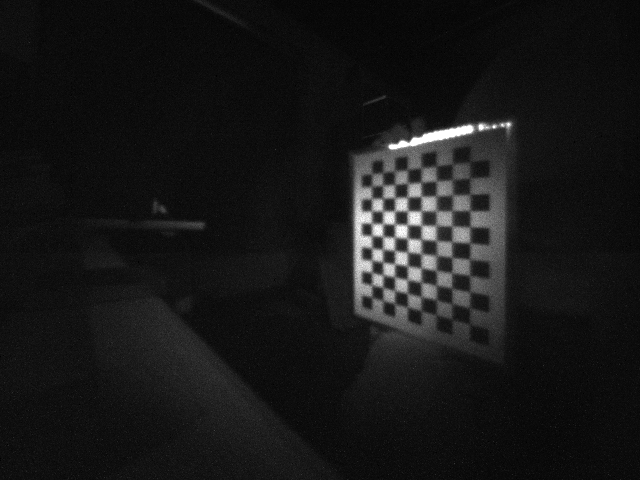
#> input picture data/Cam1-Cam2_extrinsic/ImgDatas_Cam1/2024_09_23_08_36_15_100_2_.png, 640 x 480 px; its folder holds 4 pictures in this run
$ jupyter execute --allow-errors fisher_calibration_extrinisic.ipynb   (text cells are left out)
#> lines starting #> are read from the running program, lines starting #| are printed output that depends on the picture; pictures that were not available may be replaced by others from this repository, and a replacement may not be noted
#> (reads Matrix_calibration/Cam1_Fisher_Intrinsic.npz from the repository)
#> (reads Matrix_calibration/Cam2_Fisher_Intrinsic.npz from the repository)
[cell 1]
import cv2 as cv
import cv2
import glob
import numpy as np
import pandas as pd
import matplotlib.pyplot as plt
import os
from matplotlib.ticker import MultipleLocator

[cell 2]
def fisher_stereo_calibrate(mtx1, dist1, mtx2, dist2, frames_folder, flag, save_path=''):
#> called with mtx1 = array of shape (3, 3), dist1 = array of shape (4, 1), mtx2 = array of shape (3, 3), dist2 = array of shape (4, 1), frames_folder = './data/Cam1-Cam2_extrinsic', flag = 'Cam2'
    try:
        os.makedirs(save_path)
    except:
        print("save_path 文件夹已创建")
    #read the synched frames
    images_names1 = glob.glob(os.path.join(frames_folder,'ImgDatas_Cam1/*'))
    images_names1 = sorted(images_names1)
    images_names2 = glob.glob(os.path.join(frames_folder,'ImgDatas_Cam2/*'))
    images_names2 = sorted(images_names2)
    # c1_images_names = images_names[:len(images_names)//2]
    # c2_images_names = images_names[len(images_names)//2:]
    c1_images_names = images_names1
    c2_images_names = images_names2
    c1_images = []
    c2_images = []
    for im1, im2 in zip(c1_images_names, c2_images_names):
        _im = cv.imread(im1, 1)
        c1_images.append(_im)

        _im = cv.imread(im2, 1)
        c2_images.append(_im)

    #change this if stereo calibration not good.
    criteria = (cv.TERM_CRITERIA_EPS + cv.TERM_CRITERIA_MAX_ITER, 50, 1e-6)

    rows = 11 #number of checkerboard rows.
    columns = 8 #number of checkerboard columns.
    world_scaling = 20. #change this to the real world square size. Or not.

    #coordinates of squares in the checkerboard world space
    objp = np.zeros((rows*columns,3), np.float32)
    objp[:,:2] = np.mgrid[0:rows,0:columns].T.reshape(-1,2)
    objp = world_scaling* objp

    #frame dimensions. Frames should be the same size.
    width = c1_images[0].shape[1]
#> width = 640
    height = c1_images[0].shape[0]
#> height = 480

    #Pixel coordinates of checkerboards
    imgpoints_left = [] # 2d points in image plane.
    imgpoints_right = []

    #coordinates of the checkerboard in checkerboard world space.
    objpoints = [] # 3d point in real world space

    for idx, (frame1, frame2) in enumerate(zip(c1_images, c2_images)):

        c_ret1, corners1 = cv.findChessboardCorners(frame1, (rows, columns), flags = cv.CALIB_CB_ADAPTIVE_THRESH+cv.CALIB_CB_NORMALIZE_IMAGE)
        c_ret2, corners2 = cv.findChessboardCorners(frame2, (rows, columns), flags = cv.CALIB_CB_ADAPTIVE_THRESH+cv.CALIB_CB_NORMALIZE_IMAGE)
        print(c1_images_names[idx],c_ret1, c2_images_names[idx], c_ret2)


        if c_ret1 == True and c_ret2 == True:
            print(c1_images_names[idx], c2_images_names[idx])
            gray1 = cv.cvtColor(frame1, cv.COLOR_BGR2GRAY)
            gray2 = cv.cvtColor(frame2, cv.COLOR_BGR2GRAY)

            corners1 = cv.cornerSubPix(gray1, corners1, (3, 3), (-1, -1), criteria)
            corners2 = cv.cornerSubPix(gray2, corners2, (3, 3), (-1, -1), criteria)

            cv.drawChessboardCorners(frame1, (rows, columns), corners1, c_ret1)
            # if save_path != '':
            #     cv.imwrite(os.path.join(save_path, os.path.basename(c1_images_names[idx])), frame1)
            # cv.imshow('img', frame1)

            cv.drawChessboardCorners(frame2, (rows, columns), corners2, c_ret2)
            # [4 lines of commented-out code are left out]


            height = frame1.shape[0]
            width = frame1.shape[1] * 2
            resized_frame2 = cv2.resize(frame2, (frame1.shape[1], frame1.shape[0]))

            output = np.zeros((height, width, 3), dtype=np.uint8)
            output[0:frame1.shape[0], 0:frame1.shape[1]] = frame1
            output[0:resized_frame2.shape[0], resized_frame2.shape[1]:] = resized_frame2
            if save_path != '':
                cv.imwrite(os.path.join(save_path, os.path.basename(c1_images_names[idx])), output)
            cv.imshow('frame', output)
            cv.waitKey(500)
            objpoints.append(objp)
            imgpoints_left.append(corners1)
            imgpoints_right.append(corners2)

        else:
            os.remove(c1_images_names[idx])
            os.remove(c2_images_names[idx])
#> this loop made 1 pass
#> (c_ret1, c_ret2, height, width) on pass 1: (True, True, 480, 1280)
#| ./data/Cam1-Cam2_extrinsic/ImgDatas_Cam1/2024_09_23_08_36_15_100_2_.png True _only/2024_09_23_08_36_15_100_2_.png True
#| ./data/Cam1-Cam2_extrinsic/ImgDatas_Cam1/2024_09_23_08_36_15_100_2_.png _only/2024_09_23_08_36_15_100_2_.png
#> pass 1, in fisher_stereo_calibrate, `resized_frame2 = cv2.resize(frame2, (frame1.shape[1], frame1.shape[0]))`:
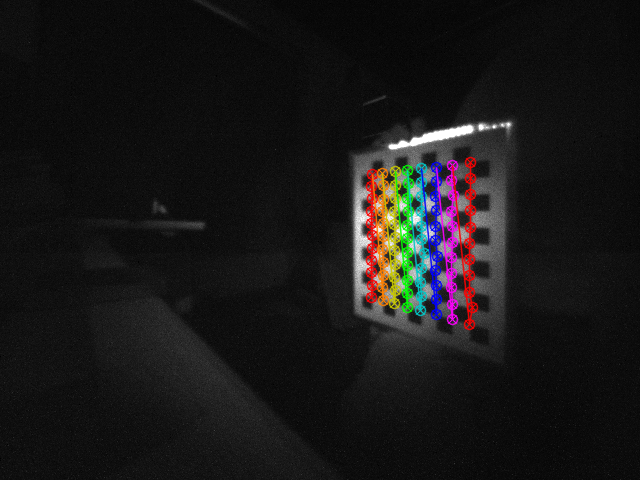
#> resized_frame2: shape (480, 640, 3); mean B, G, R 23.6, 23.7, 24.9
#> pass 1, in fisher_stereo_calibrate, `cv.imwrite(os.path.join(save_path, os.path.basename(c1_images_names[id..`:
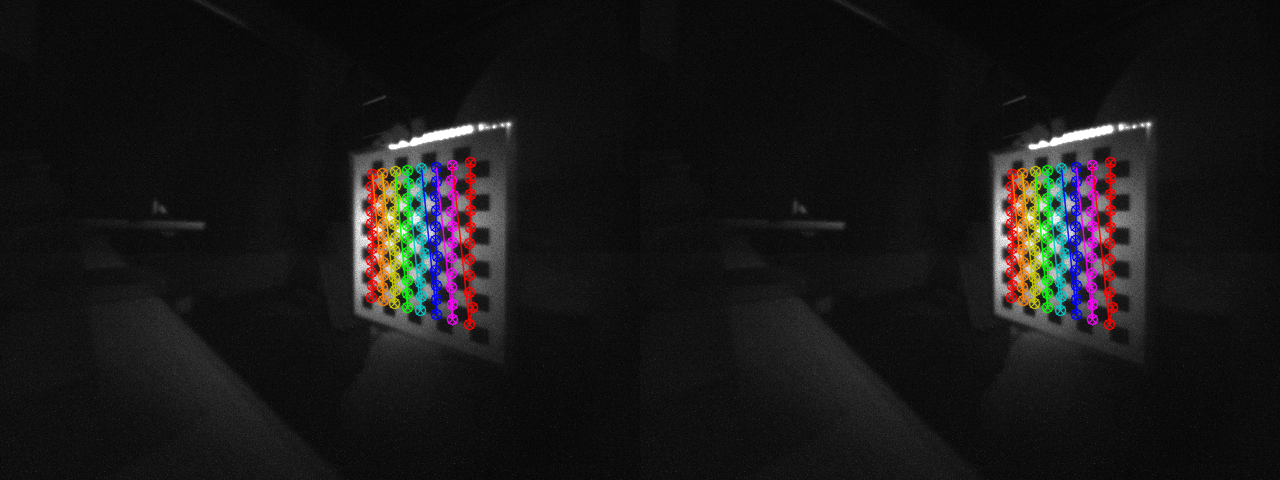
#> saved as 2024_09_23_08_36_15_100_2_.png: shape (480, 1280, 3); mean B, G, R 23.6, 23.7, 24.9
#> after the loop, imgpoints_left = 1 item; imgpoints_right = 1 item; objpoints = 1 item
    cv.destroyAllWindows()
    print("calibrate num:",len(imgpoints_left))
#| calibrate num: 1
    stereocalibration_flags = cv.fisheye.CALIB_FIX_INTRINSIC
#> stereocalibration_flags = 256
    if flag == "Cam2":
        # 参考链接 https://docs.opencv.org/4.x/d9/d0c/group__calib3d.html#ga9d2539c1ebcda647487a616bdf0fc716

        ret, CM1, dist1, CM2, dist2, R, T= cv.fisheye.stereoCalibrate(np.expand_dims(np.asarray(objpoints), -2), imgpoints_left, imgpoints_right, mtx1, dist1, mtx2, dist2, (640, height), criteria = criteria, flags = stereocalibration_flags)
    if flag == 'Cam1':
        ret, CM1, dist1, CM2, dist2, R, T = cv.fisheye.stereoCalibrate(np.expand_dims(np.asarray(objpoints), -2), imgpoints_right, imgpoints_left, mtx2, dist2, mtx1, dist1, (640, height), criteria = criteria, flags = stereocalibration_flags)

    print(ret)
    return R, T

[cell 3]
Cam1_ins = np.load("./Matrix_calibration/Cam1_Fisher_Intrinsic.npz")
mtx1, dist1 = (Cam1_ins['mtx'], Cam1_ins['dist'])
Cam2_ins = np.load("./Matrix_calibration/Cam2_Fisher_Intrinsic.npz")
mtx2, dist2 = (Cam2_ins['mtx'], Cam2_ins['dist'])
# Cam3_ins = np.load("Matrix_calibrate\Cam3_Fisher_Intrinsic.npz")
# mtx3, dist3 = (Cam3_ins['mtx'], Cam3_ins['dist'])

# cam1到cam2d的外参  [x2, y2, z2, 1] = [[R1_2, T1_2], [0,1] @ [x1, y1, z1, 1]
#> (the rest of this cell did not finish here and is left out)

#> (a cell that did not finish here is left out)

[cell 5]
Cam1_ins = np.load("Matrix_calibration\Cam1_Fisher_Intrinsic.npz") #左摄像头
mtx1, dist1 = (Cam1_ins['mtx'], Cam1_ins['dist'])
Cam2_ins = np.load("Matrix_calibration\Cam2_Fisher_Intrinsic.npz") #右摄像头
mtx2, dist2 = (Cam2_ins['mtx'], Cam2_ins['dist'])
# Cam3_ins = np.load("Matrix_calibrate\Cam3_Fisher_Intrinsic.npz") #辅助摄像头
# mtx3, dist3 = (Cam3_ins['mtx'], Cam3_ins['dist'])
#标定cam1和cam2外参时,采集数据 cam1和cam2颠倒，cam1数据为右摄像头，cam2数据为左摄像头
R1_2, T1_2 = np.load("Matrix_calibration\Cam1_to_Cam2_Fisher_Extrinsic.npz")['R'], np.load("Matrix_calibration\Cam1_to_Cam2_Fisher_Extrinsic.npz")['T']
#> (reads Matrix_calibration/Cam1_to_Cam2_Fisher_Extrinsic.npz from the repository)
R2_1, T2_1 = np.load("Matrix_calibration\Cam2_to_Cam1_Fisher_Extrinsic.npz")['R'], np.load("Matrix_calibration\Cam2_to_Cam1_Fisher_Extrinsic.npz")['T']
#> (reads Matrix_calibration/Cam2_to_Cam1_Fisher_Extrinsic.npz from the repository)
#标定cam1和cam3外参, 数据正常，cam1数据
# R1_3, T1_3 = np.load("Matrix_calibrate\Cam1_to_Cam3_Fisher_Extrinsic.npz")['R'], np.load("Matrix_calibrate\Cam1_to_Cam3_Fisher_Extrinsic.npz")['T']
# R3_1, T3_1 = np.load("Matrix_calibrate\Cam3_to_Cam1_Fisher_Extrinsic.npz")['R'], np.load("Matrix_calibrate\Cam3_to_Cam1_Fisher_Extrinsic.npz")['T']

[cell 6]
from scipy import linalg
class Stereo_Screen_Location():
    def __init__(self, mtx1, mtx2, dist1, dist2, R1_2, R2_1, T1_2, T2_1, H1=0, H2=0):
        self.mtx1 = mtx1
        self.mtx2 = mtx2
        self.dist1 = dist1
        self.dist2 = dist2
        self.R1_2 = R1_2 #Cam1到Cam2的旋转矩阵 [x2, y2, z2, 1] = [[R1_2, T1_2], [0,1] @ [x1, y1, z1, 1]
        self.R2_1 = R2_1 #Cam2到Cam1的旋转矩阵 [x1, y1, z1, 1] = [[R2_1, T2_1], [0,1] @ [x2, y2, z2, 1]
        self.T1_2 = T1_2
        self.T2_1 = T2_1
        self.H1 = H1 #Cam1相机坐标系到平面坐标系的仿射矩阵
        self.H2 = H2 #Cam2相机坐标系到平面坐标系的仿射矩阵
    def undistort_points(self, uvs, mtx, dist):
        uvs = np.array(uvs).reshape((-1, 1, 2)).astype(np.float32)
        undistort_uvs = cv2.fisheye.undistortPoints(uvs, K=mtx, D=dist, P=mtx)
        return undistort_uvs.reshape(-1, 2)
    # 通过直接线性变换方法将二维图像点反投影到三维空间
    def DLT(self, P1, P2, point1, point2):
        A = [point1[1]*P1[2,:] - P1[1,:],
             P1[0,:] - point1[0]*P1[2,:],
             point2[1]*P2[2,:] - P2[1,:],
             P2[0,:] - point2[0]*P2[2,:]
            ]
        A = np.array(A).reshape((4,4))
        B = A.transpose() @ A
        U, s, Vh = linalg.svd(B, full_matrices=False)
        return Vh[3,0:3]/Vh[3,3]
    def get_cam2_xyz(self, uvs1, uvs2):
        RT1 = np.concatenate([np.eye(3), [[0],[0],[0]]], axis=-1)
        P1 = self.mtx1 @ RT1

        RT2 = np.concatenate([self.R1_2, self.T1_2], axis=-1)
        P2 = self.mtx2 @ RT2

        p3ds = []
        for uv1, uv2 in zip(uvs1, uvs2):
            _p3d = self.DLT(P1, P2, uv1, uv2)
            p3ds.append(_p3d)
        p3ds = np.array(p3ds)
        return p3ds
    def get_cam1_xyz(self, uvs1, uvs2):
        RT2 = np.concatenate([np.eye(3), [[0],[0],[0]]], axis=-1)
        P2 = self.mtx2 @ RT2

        RT1 = np.concatenate([self.R2_1, self.T2_1], axis=-1)
        P1 = self.mtx1 @ RT1

        p3ds = []
        for uv1, uv2 in zip(uvs1, uvs2):
            _p3d = self.DLT(P1, P2, uv1, uv2)
            p3ds.append(_p3d)
        p3ds = np.array(p3ds)
        return p3ds
    # 计算屏幕坐标
    def cal_screen_xy(self, baseline, dis1, dis2):
        p = (baseline + dis1 + dis2) / 2
        area = np.sqrt(p * (p-baseline) * (p-dis1) * (p-dis2))

        y = area * 2 / baseline
        sin_theta = y / dis1
        cos_theta = np.sqrt(1 - sin_theta ** 2)
        x = dis1 * cos_theta
        return np.vstack((x,y)).T
    # 将二维图像点反投影到相机坐标系下的三维空间
    def pxl2cam(self, uvs1, uvs2):
        undistort_uvs1 = self.undistort_points(uvs1, self.mtx1, self.dist1)
        undistort_uvs2 = self.undistort_points(uvs2, self.mtx2, self.dist2)
        cam1_3d = self.get_cam1_xyz(undistort_uvs1, undistort_uvs2)
        cam2_3d = self.get_cam2_xyz(undistort_uvs1, undistort_uvs2)
        return cam1_3d, cam2_3d
    # 将相机1坐标系下的三维点转换到屏幕坐标系
    def pxl2camleft2screen(self, uvs1, uvs2):
        cam1_3d, cam2_3d  = self.pxl2cam(uvs1, uvs2)
        cam1_3d_point = np.append(cam1_3d,1)
        pred_sreen_point = self.H1 @ cam1_3d_point
        return pred_sreen_point
    def pxl2camright2screen(self, uvs1, uvs2):
        cam1_3d, cam2_3d  = self.pxl2cam(uvs1, uvs2)
        cam2_3d_point = np.append(cam2_3d,1)
        pred_sreen_point = self.H2 @ cam2_3d_point
        return pred_sreen_point
    # [10 lines of commented-out code are left out]

[cell 7]
stereo_loc = Stereo_Screen_Location(mtx1, mtx2, dist1, dist2, R1_2, R2_1, T1_2, T2_1)
# [9 lines of commented-out code are left out]


uvs1_tl, uvs2_tl = [383, 172], [164,163]
uvs1_tr, uvs2_tr = [452, 164], [228, 179]
uvs1_dl, uvs2_dl = [383, 288], [156, 301]
uvs1_dr, uvs2_dr = [452, 303], [219, 289]

cam1_3d_tl, cam2_3d_tl= stereo_loc.pxl2cam(uvs1_tl, uvs2_tl)
cam1_3d_tr, cam2_3d_tr = stereo_loc.pxl2cam(uvs1_tr, uvs2_tr)
cam1_3d_dl, cam2_3d_dl = stereo_loc.pxl2cam(uvs1_dl, uvs2_dl)
cam1_3d_dr, cam2_3d_dr = stereo_loc.pxl2cam(uvs1_dr, uvs2_dr)
p3ds = np.array([cam1_3d_tl, cam1_3d_tr,cam1_3d_dr, cam1_3d_dl]).reshape(4,3)
print(p3ds)
from mpl_toolkits.mplot3d import Axes3D

fig = plt.figure(figsize=(10,10))
ax = fig.add_subplot(111, projection='3d')
# ax.set_xlim3d(-15, 5)
# ax.set_ylim3d(-10, 10)
# ax.set_zlim3d(10, 30)

connections = [[0,1], [1,2], [2,3],[3,0]]
for _c in connections:
    print(p3ds[_c[0]],p3ds[_c[1]])
    # print()
    ax.plot(xs = [p3ds[_c[0],0], p3ds[_c[1],0]], ys = [p3ds[_c[0],1], p3ds[_c[1],1]], zs = [p3ds[_c[0],2], p3ds[_c[1],2]], c = 'red')
    ax.text(p3ds[_c[0],0], p3ds[_c[0],1],p3ds[_c[0],2], str(_c[0]))
# 设置坐标轴标签
ax.set_xlabel('X')
ax.set_ylabel('Y')
ax.set_zlabel('Z')
# 设置刻度间隔为10
ax.xaxis.set_major_locator(MultipleLocator(10))
ax.yaxis.set_major_locator(MultipleLocator(10))
ax.zaxis.set_major_locator(MultipleLocator(10))
plt.show()
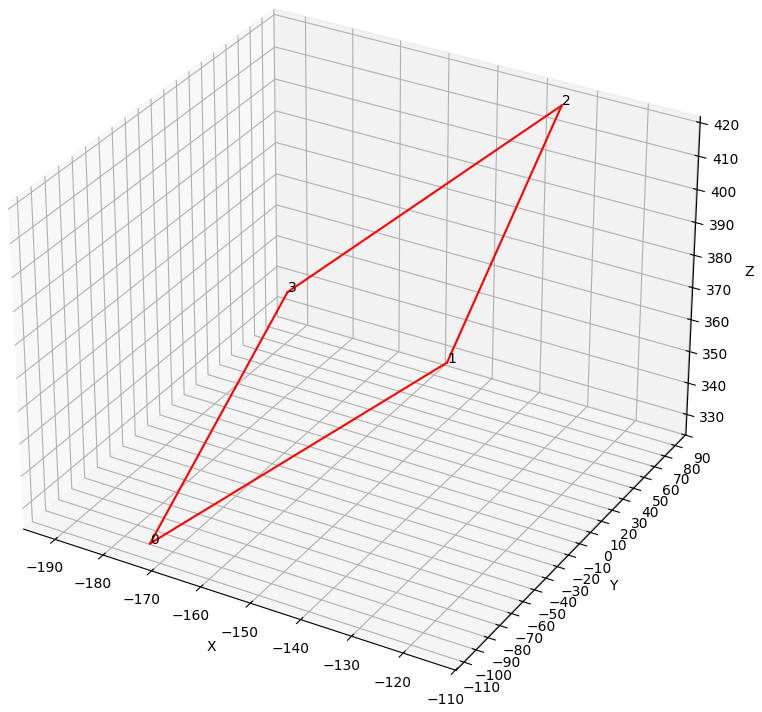
#> figure drawn by matplotlib, 1 panel

[cell 8]
import numpy as np
import matplotlib.pyplot as plt
from mpl_toolkits.mplot3d import Axes3D

def is_rectangle(points):
    # 确保有四个点
    if len(points) != 4:
        return False

    # 计算向量
    A, B, C, D = points
    AB = B - A
    BC = C - B
    CD = D - C
    DA = A - D

    AB_length = np.linalg.norm(AB)
    BC_length = np.linalg.norm(BC)
    CD_length = np.linalg.norm(CD)
    DA_length = np.linalg.norm(DA)
    print("四条边长为\n")
    print(AB_length, BC_length, CD_length, DA_length)


# 判断是否为矩形
is_rectangle(p3ds)

[cell 9]
# 将cam1坐标 转换到 cam3的坐标系中
# 相机1的外参
R1 = np.array([[1, 0, 0],
               [0, 1, 0],
               [0, 0, 1]])

T1 = np.array([[0],
               [0],
               [0]])
cam3_points = []
#> (the rest of this cell did not finish here and is left out)

[cell 10]
image_path = './IR_Calibrate_dataset_Filter\Cam1_CamSup\CamSup2Screen\WIN_20240527_18_08_52_Pro.jpg'
image = cv2.imread(image_path)
#> image is the input picture: shape (480, 640, 3); min 0, max 255, mean 23.7
gray = cv.cvtColor(image.astype(np.uint8), cv.COLOR_BGR2GRAY)
rows = 14 #number of checkerboard rows.
columns = 8 #number of checkerboard columns.
world_scaling = 20. #change this to the real world square size. Or not.

#coordinates of squares in the checkerboard world space
objp = np.zeros((rows*columns,3), dtype=np.float32)
objp[:,:2] = np.mgrid[0:rows,0:columns].T.reshape(-1,2)
objp = world_scaling* objp

#frame dimensions. Frames should be the same size.
width = image.shape[1]
#> width = 640
height = image.shape[0]
#> height = 480

#Pixel coordinates of checkerboards
imgpoints = [] # 2d points in image plane.

#coordinates of the checkerboard in checkerboard world space.
objpoints = [] # 3d point in real world space
ret, corners = cv.findChessboardCorners(gray, (rows, columns),flags = cv.CALIB_CB_ADAPTIVE_THRESH|cv.CALIB_CB_NORMALIZE_IMAGE|cv.CALIB_CB_FAST_CHECK)
#> ret = False; corners = None
# gray = cv.cvtColor(gray, cv.COLOR_BGR2GRAY)
# 角点坐标亚像素优化
#> (the rest of this cell did not finish here and is left out)

#> (a cell that did not finish here is left out)

[cell 12]
#像素点去畸变 和 图像去畸变可视化
#Stereo Triangulation
frame1 = cv.imread(r'D:\FJX\IR_Localization\Tools\IR_Calibration\Calibration_dataset\20230428_IR_Calibrate_Dataset\Stereo_Vision_Location\chessboard_1thLine\chessboard-L0.png')
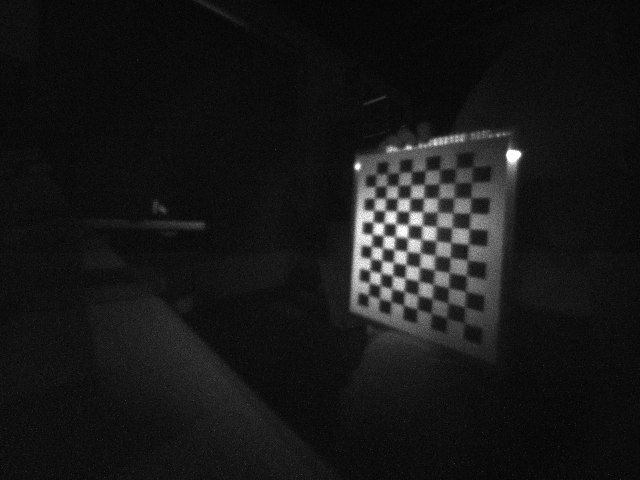
#> input picture data/Cam1-Cam2_extrinsic/ImgDatas_Cam1/2024_09_23_08_36_31_100_2_.png, 640 x 480 px, given in place of chessboard-L0.png, which was not available
#> frame1 is the input picture: shape (480, 640, 3); min 0, max 255, mean 23.4
frame2 = cv.imread(r'D:\FJX\IR_Localization\Tools\IR_Calibration\Calibration_dataset\20230428_IR_Calibrate_Dataset\Stereo_Vision_Location\chessboard_1thLine\chessboard-R0.png')
undistorted_frame1 = cv2.fisheye.undistortImage(distorted=frame1, K=mtx1, D=dist1, Knew=mtx1)
undistorted_frame2 = cv2.fisheye.undistortImage(distorted=frame2, K=mtx2, D=dist2, Knew=mtx2)

uvs1 = [[217,231]]
uvs2 = [[585,247]]

uvs1 = np.array(uvs1).reshape((-1,1,2))
uvs2 = np.array(uvs2).reshape((-1,1,2))
undistort_uvs1 = cv2.fisheye.undistortPoints(uvs1.astype(np.float32), K=mtx1, D=dist1, P=mtx1)
undistort_uvs2 = cv2.fisheye.undistortPoints(uvs2.astype(np.float32), K=mtx2, D=dist2, P=mtx2)


plt.figure(figsize=(20,10))
plt.subplot(1,2,1)
plt.imshow(frame1[:,:,[2,1,0]])
plt.scatter(uvs1[:,:,0], uvs1[:,:,1])
plt.subplot(1,2,2)
plt.imshow(undistorted_frame1[:,:,[2,1,0]])
plt.scatter(undistort_uvs1[:,:,0], undistort_uvs1[:,:,1])
plt.show()
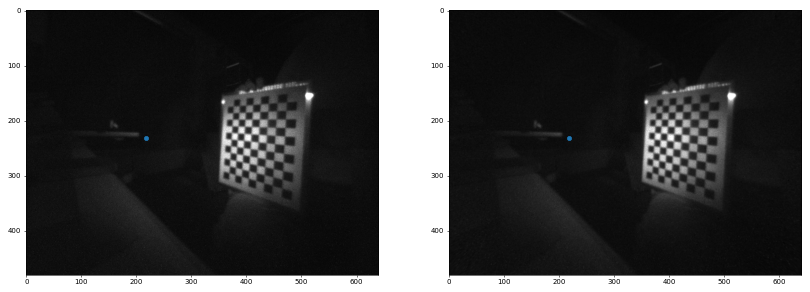
#> figure drawn by matplotlib, 2 panels

plt.figure(figsize=(20,10))
plt.subplot(1,2,1)
plt.imshow(frame2[:,:,[2,1,0]])
plt.scatter(uvs2[:,:,0], uvs2[:,:,1])
plt.subplot(1,2,2)
plt.imshow(undistorted_frame2[:,:,[2,1,0]])
plt.scatter(undistort_uvs2[:,:,0], undistort_uvs2[:,:,1])
plt.show()

[cell 13]
# [13 lines of commented-out code are left out]

[cell 14]
stereo_loc = Stereo_Screen_Location(mtx1, mtx2, dist1, dist2, R1_2, R2_1, T1_2, T2_1)
cam1_3d_points = []
cam2_3d_points = []
rows = 11 #number of checkerboard rows.
columns = 8 #number of checkerboard columns.
world_scaling = 25. #change this to the real world square size. Or not.
#coordinates of squares in the checkerboard world space
objp = np.zeros((rows*columns,3), dtype=np.float32)
objp[:,:2] = np.mgrid[0:rows,0:columns].T.reshape(-1,2)
screen_points = world_scaling* objp

#> (the rest of this cell did not finish here and is left out)

[cell 15]
H1 = np.load("Cam1_to_Screen_Extrinsic.npz")['H']
H2 = np.load("Cam2_to_Screen_Extrinsic.npz")['H']
stereo_loc = Stereo_Screen_Location(mtx1, mtx2, dist1, dist2, R1_2, R2_1, T1_2, T2_1,H1,H2)
uvs1_tl, uvs2_tl = [[220,231]], [[584,248]]
uvs1_tr, uvs2_tr = [[131,221]], [[475,254]]
uvs1_dl, uvs2_dl = [[409, 213]], [[426, 243]]
uvs1_dr, uvs2_dr = [[263, 215]], [[281, 241]]
screen_tl = stereo_loc.pxl2camleft2screen(uvs1_tl, uvs2_tl)
screen_tr = stereo_loc.pxl2camleft2screen(uvs1_tr, uvs2_tr)
screen_dl = stereo_loc.pxl2camleft2screen(uvs1_dl, uvs2_dl)
screen_dr = stereo_loc.pxl2camleft2screen(uvs1_dr, uvs2_dr)
screen_pts = np.array([screen_tl, screen_tr, screen_dr, screen_dl]).reshape(-1,3) # 每个点都是(x, y)
x = screen_pts[:, 0]  #构造横坐标数据
y = screen_pts[:, 1]  #构造纵坐标数据
plt.plot(x, y, 'bo')
plt.fill(x, y, 'r')
plt.show()  # 可以看出，世界坐标系中的box基本是个矩形
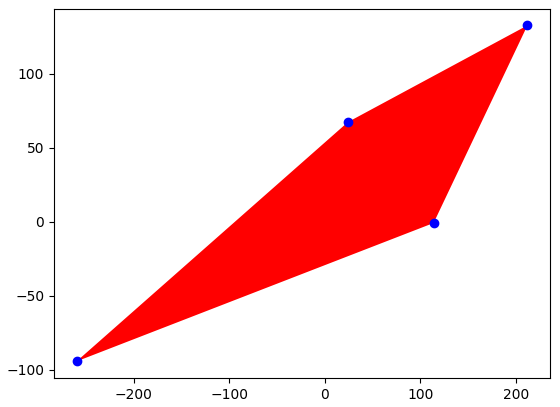
#> figure drawn by matplotlib, 1 panel
print('pxl2camlet2screen:',screen_pts)

# [11 lines of commented-out code are left out]

[cell 16]
errors = []
for i in range(len(cam1_3d_points)):
    cam1_3d_point = np.append(cam1_3d_points[i],1)
    pred_sreen_point = H1 @ cam1_3d_point
    gt_screen_point = screen_points[i]
    error = pred_sreen_point - gt_screen_point

    errors.append(error)
errors = np.array(errors)
np.mean(abs(errors),axis=0), np.std(abs(errors),axis=0)
